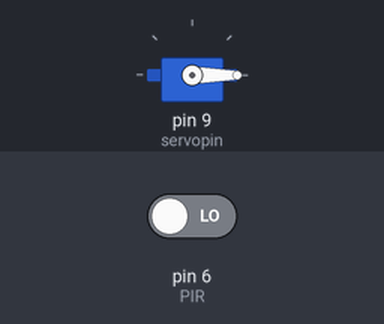
This sketch was run on a simulated Arduino Uno, built with avr-gcc and run on an emulated ATmega328P. On the bench: servo. Inputs (shaded band) come from the test bench; at power-on: pin 6 (PIR) LOW.

Above: at 2.8 s.
2.9 s: pin 6 (PIR) driven HIGH
At 3.9 s:
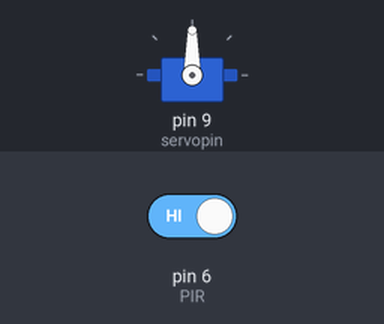
4.5 s: pin 6 (PIR) driven LOW
At 5.4 s:
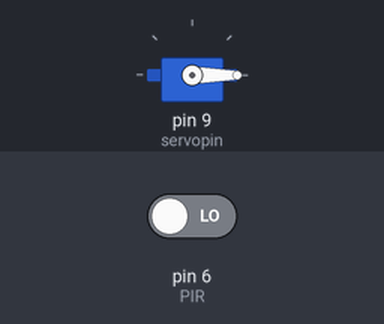
Timing chart, 0 to 7.5 s (numbered marks = the images above; inputs shaded):
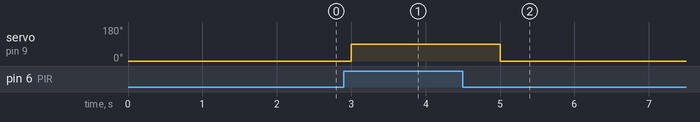

The sketch:

savor_PIR_sensor.ino
```cpp
#include<Servo.h>

Servo servopin;
int PIR=6;
int ReadValue;

void setup() {
  servopin.attach(9);
  pinMode(PIR,INPUT);

}

void loop() {
  ReadValue=digitalRead(PIR);
  if(ReadValue==HIGH) {
    servopin.write(90);
    delay(1000);}
    else{servopin.write(0);
    delay(1000);
    }

}
```

Measured:
- after the input at 2.9 s, servo on pin 9 (servopin): 0° → 90° after 0.10 s
- after the input at 4.5 s, servo on pin 9 (servopin): 90° → 0° after 0.50 s
